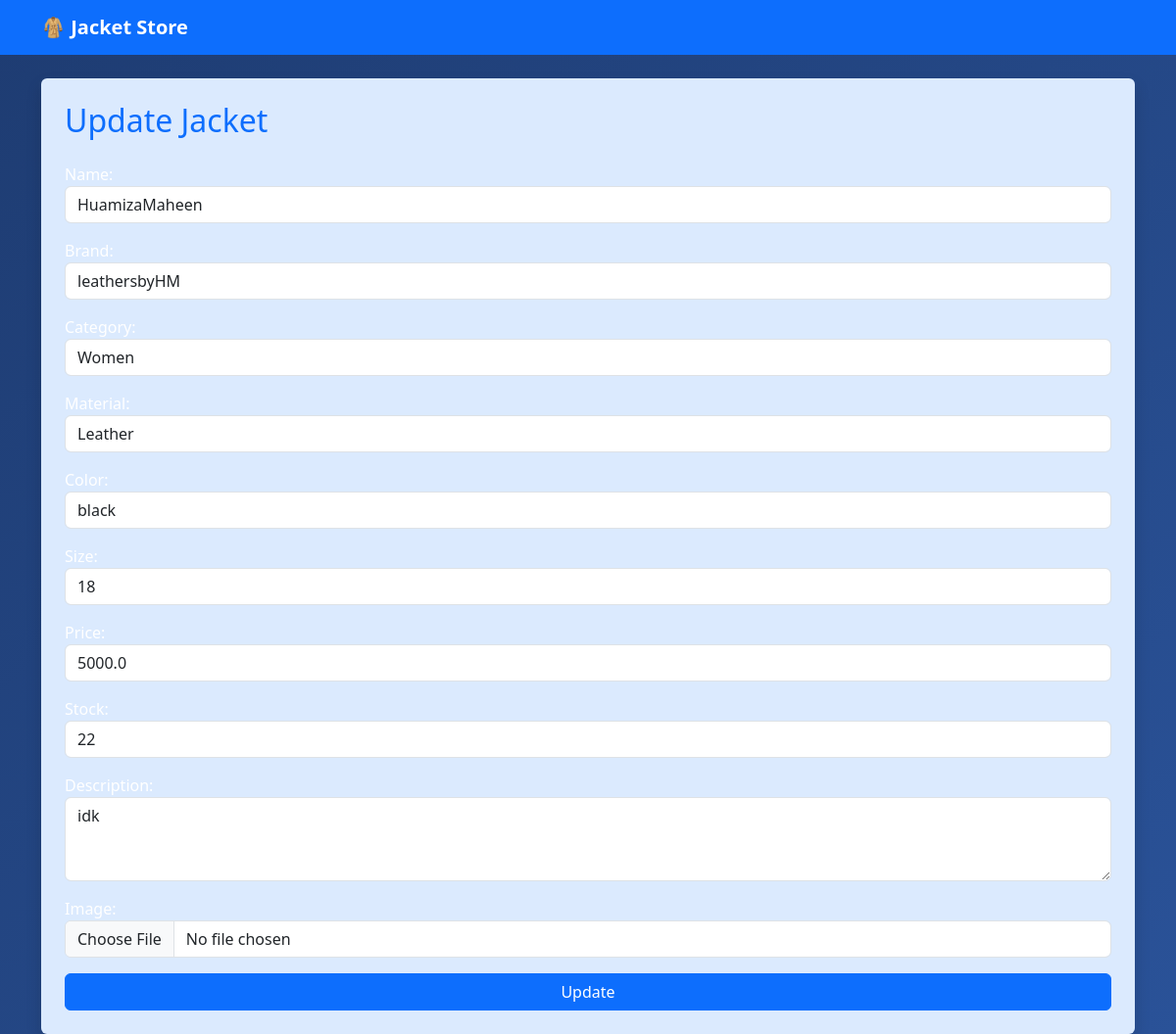
/update?id=3, run on the app's committed database.
### jacket/models.py (models this page shows, shortened)
class Jacket(models.Model):
    CATEGORY_CHOICES = [
        ('Men', 'Men'),
        ('Women', 'Women'),
        ('Unisex', 'Unisex'),
    ]
    MATERIAL_CHOICES = [
        ('Leather', 'Leather'),
        ('Synthetic', 'Synthetic'),
        ('Suede', 'Suede'),
    ]
    j_id = models.AutoField(primary_key=True)
    name = models.CharField(max_length=200)
    brand = models.CharField(max_length=100)
    category = models.CharField(max_length=50, choices=CATEGORY_CHOICES)
    material = models.CharField(max_length=50, choices=MATERIAL_CHOICES)
    color = models.CharField(max_length=50)
    size = models.CharField(max_length=20)
    price = models.FloatField()
    stock = models.IntegerField()
    description = models.TextField()
    image = models.ImageField(upload_to='jacket_images/', null=True, blank=True)

### jacket/views.py (the view)
# urls.py: path('update', views.update),
def update(request):
    id = request.GET['id']
    obj = Jacket.objects.get(j_id=id)
    if request.method == 'POST':
        form = JacketForm(request.POST, request.FILES, instance=obj)
        if form.is_valid():
            form.save()
            return redirect('/show/')
    else:
        form = JacketForm(instance=obj)
    return render(request, 'update.html', {'form': form})

### jacket/forms.py
class JacketForm(ModelForm):
    class Meta:
        model = Jacket
        fields = '__all__'
        widgets = {
            'name': forms.TextInput(attrs={'class': 'form-control'}),
            'brand': forms.TextInput(attrs={'class': 'form-control'}),
            'category': forms.Select(attrs={'class': 'form-control'}),
            'material': forms.Select(attrs={'class': 'form-control'}),
            'color': forms.TextInput(attrs={'class': 'form-control'}),
            'size': forms.TextInput(attrs={'class': 'form-control'}),
            'price': forms.NumberInput(attrs={'class': 'form-control'}),
            'stock': forms.NumberInput(attrs={'class': 'form-control'}),
            'description': forms.Textarea(attrs={'class': 'form-control', 'rows': 3}),
            'image': forms.FileInput(attrs={'class': 'form-control'}),
        }

### templates/update.html (shortened to what this page needs)
{% extends "base.html" %}
{% block content %}
<div class="p-4 rounded shadow" style="background:#dbeafe;">
<h2 class="text-primary mb-4">Update Jacket</h2>
<form method="post" enctype="multipart/form-data">
{{ form.as_p }}
<button class="btn btn-primary w-100">Update</button>
</form>
</div>
{% endblock %}

### data on the page
Jacket: name "HuamizaMaheen", brand "leathersbyHM", category "Women", material "Leather", color "black", size "18", price "5000.0", stock "22", description "idk"
